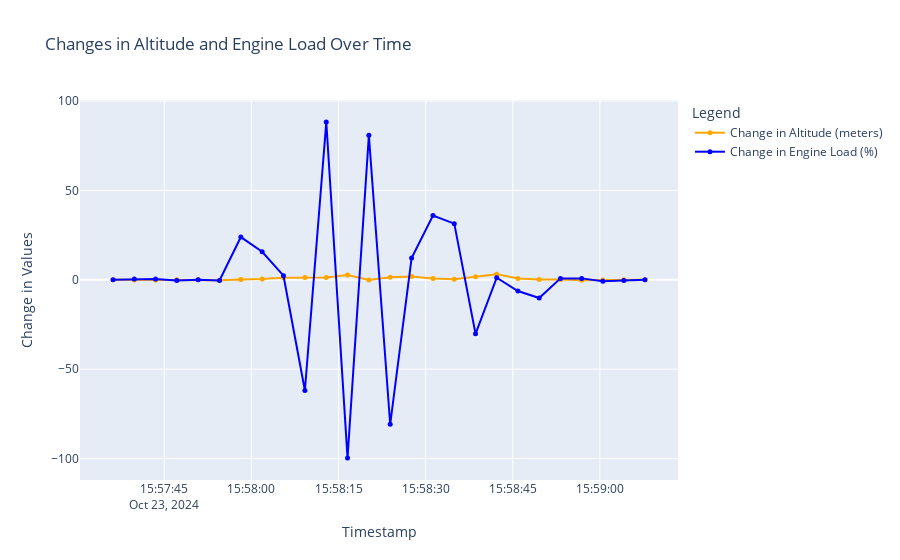

Notebook source saved alongside this figure:
### Code cell
df['Altitude Change'] = df['Altitude'].diff().fillna(0) 
df['Engine Load Change'] = df['Engine Load'].diff().fillna(0)

fig = go.Figure()
fig.add_trace(go.Scatter(
    x=df['timestamp'],
    y=df['Altitude Change'],
    mode='lines+markers',
    name='Change in Altitude (meters)',
    line=dict(color='orange', width=2),
    marker=dict(size=5, symbol='circle'),
))
fig.add_trace(go.Scatter(
    x=df['timestamp'],
    y=df['Engine Load Change'],
    mode='lines+markers',
    name='Change in Engine Load (%)',
    line=dict(color='blue', width=2),
    marker=dict(size=5, symbol='circle'),
))
fig.update_layout(
    title='Changes in Altitude and Engine Load Over Time',
    xaxis_title='Timestamp',
    yaxis_title='Change in Values',
    legend_title='Legend',
    xaxis=dict(showgrid=True),
    yaxis=dict(showgrid=True),
    hovermode='x unified'
)
fig.show()

### Figure 1 — Plotly figure (JSON) as saved in the notebook; plotly's stock layout.template omitted (floating-point values rounded to 4 significant figures)
{"data": [{"line": {"color": "orange", "width": 2}, "marker": {"size": 5, "symbol": "circle"}, "mode": "lines+markers", "name": "Change in Altitude (meters)", "type": "scatter", "x": ["2024-10-23T15:57:36.173000", "2024-10-23T15:57:39.834000", "2024-10-23T15:57:43.500000", "2024-10-23T15:57:47.154000", "2024-10-23T15:57:50.826000", "2024-10-23T15:57:54.511000", "2024-10-23T15:57:58.181000", "2024-10-23T15:58:01.851000", "2024-10-23T15:58:05.527000", "2024-10-23T15:58:09.212000", "2024-10-23T15:58:12.892000", "2024-10-23T15:58:16.553000", "2024-10-23T15:58:20.227000", "2024-10-23T15:58:23.898000", "2024-10-23T15:58:27.583000", "2024-10-23T15:58:31.265000", "2024-10-23T15:58:34.932000", "2024-10-23T15:58:38.592000", "2024-10-23T15:58:42.238000", "2024-10-23T15:58:45.889000", "2024-10-23T15:58:49.553000", "2024-10-23T15:58:53.212000", "2024-10-23T15:58:56.872000", "2024-10-23T15:59:00.512000", "2024-10-23T15:59:04.128000", "2024-10-23T15:59:07.768000"], "y": [0, -0.05333, -0.03734, -0.03418, 0.1523, -0.2388, 0.1502, 0.3861, 1.196, 1.29, 1.335, 2.64, -0.07564, 1.375, 1.903, 0.7723, 0.3117, 1.671, 3.174, 0.7023, 0.1452, 0.1599, -0.1854, -0.09324, 0.1031, 0]}, {"line": {"color": "blue", "width": 2}, "marker": {"size": 5, "symbol": "circle"}, "mode": "lines+markers", "name": "Change in Engine Load (%)", "type": "scatter", "x": ["2024-10-23T15:57:36.173000", "2024-10-23T15:57:39.834000", "2024-10-23T15:57:43.500000", "2024-10-23T15:57:47.154000", "2024-10-23T15:57:50.826000", "2024-10-23T15:57:54.511000", "2024-10-23T15:57:58.181000", "2024-10-23T15:58:01.851000", "2024-10-23T15:58:05.527000", "2024-10-23T15:58:09.212000", "2024-10-23T15:58:12.892000", "2024-10-23T15:58:16.553000", "2024-10-23T15:58:20.227000", "2024-10-23T15:58:23.898000", "2024-10-23T15:58:27.583000", "2024-10-23T15:58:31.265000", "2024-10-23T15:58:34.932000", "2024-10-23T15:58:38.592000", "2024-10-23T15:58:42.238000", "2024-10-23T15:58:45.889000", "2024-10-23T15:58:49.553000", "2024-10-23T15:58:53.212000", "2024-10-23T15:58:56.872000", "2024-10-23T15:59:00.512000", "2024-10-23T15:59:04.128000", "2024-10-23T15:59:07.768000"], "y": [0, 0.4, 0.4, -0.4, 0, -0.4, 23.9, 15.7, 2.3, -61.9, 88.2, -99.6, 80.8, -80.8, 12.2, 36, 31.4, -30.2, 1.2, -6.3, -10.2, 0.8, 0.8, -0.8, -0.4, 0]}], "layout": {"autosize": true, "hovermode": "x unified", "legend": {"title": {"text": "Legend"}}, "title": {"text": "Changes in Altitude and Engine Load Over Time"}, "xaxis": {"autorange": true, "range": ["2024-10-23 15:57:30.6267", "2024-10-23 15:59:13.3143"], "showgrid": true, "title": {"text": "Timestamp"}, "type": "date"}, "yaxis": {"autorange": true, "range": [-114.2, 102.8], "showgrid": true, "title": {"text": "Change in Values"}, "type": "linear"}}}
